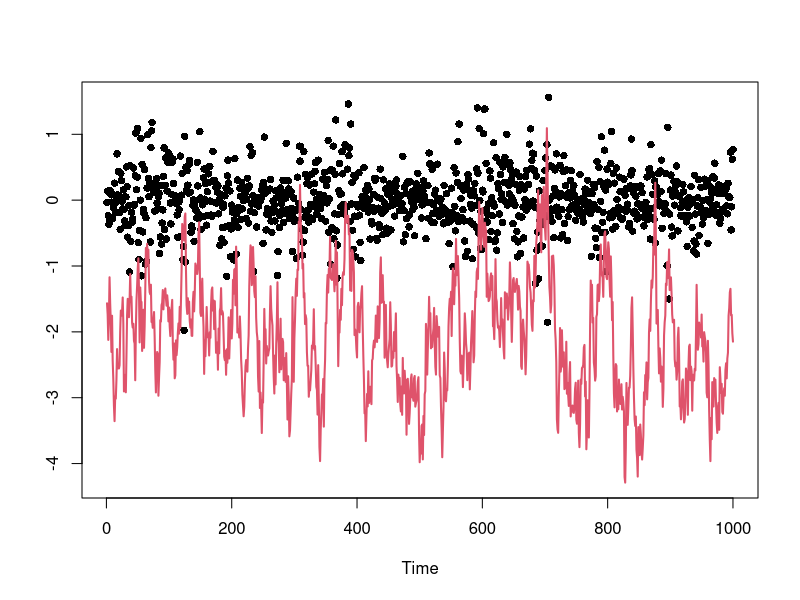
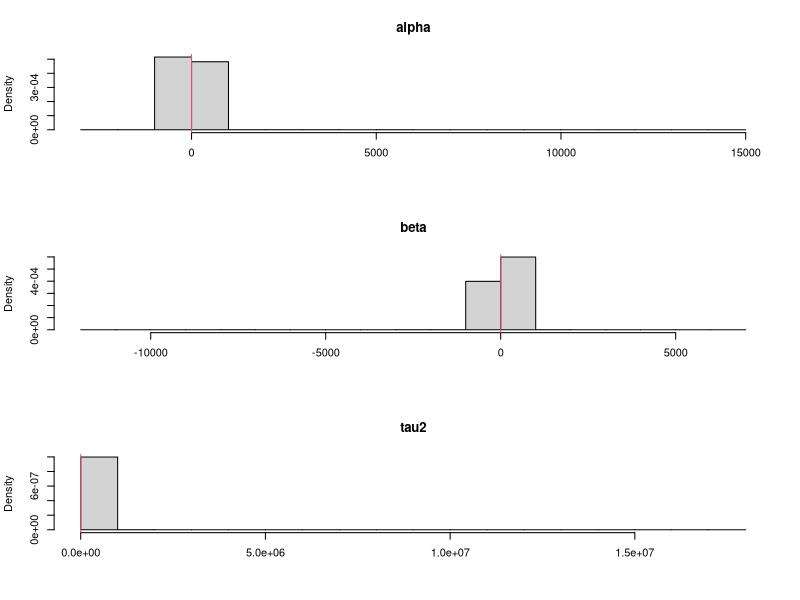

The R script that drew these images, in order: (Note: a time limit stopped this script after it produced the figures.)
svm.pl = function(y,alphas,betas,tau2s,xs){#,b0,B0,c0,d0){
  n      = length(y)
  N      = length(xs)
  nmix   = 7  
  mu     = matrix(c(-11.40039,-5.24321,-9.83726,1.50746,-0.65098,0.52478,-2.35859),
                  N,nmix,byrow=TRUE)
  sig2   = matrix(c(5.795960,2.613690,5.179500,0.167350,0.640090,0.340230,1.262610),
                  N,nmix,byrow=TRUE)
  q      = matrix(c(0.007300,0.105560,0.000020,0.043950,0.340010,0.245660,0.257500),
                  N,nmix,byrow=TRUE) 
#   q = c(0.007300,0.105560,0.000020,0.043950,0.340010,0.245660,0.257500)
#   mu = c(-11.40039,-5.24321,-9.83726,1.50746,-0.65098,0.52478,-2.35859)
#   sig2 = c(5.795960,2.613690,5.179500,0.167350,0.640090,0.340230,1.262610)
  quants = array(0,c(n,4,3))
  z      = log(y^2)
  s      = matrix(0,N,7)
  s[,1]  = 1.0/B0[1]
  s[,2]  = 0.0
  s[,3]  = 1.0/B0[2]
  s[,4]  = b0[1]/B0[1]
  s[,5]  = b0[2]/B0[2]
  s[,6]  = c0
  s[,7]  = d0
  num1   = rep(b0[1],N)
  num2   = rep(b0[2],N)
  for (t in 1:n){
    #print(t)
    mus    = matrix(alphas+betas*xs,N,nmix)
#     print(mus[1,])
#     scan(n=1)
    probs  = q*dnorm(z[t],mus+mu,sqrt(sig2+tau2s))
    weight = apply(probs,1,sum)
    k      = sample(1:N,size=N,replace=TRUE,prob=weight)
#     print(probs[1,])
#     scan(n=1)
    
    xs1    = xs[k]
    probs  = probs[k,]
    mus    = mus[k,]
    alphas = alphas[k]
    betas  = betas[k]
    tau2s  = tau2s[k]
    so     = s[k,]
    num1o  = num1[k]
    num2o  = num2[k]	  
    tau2ss = matrix(tau2s,N,nmix)
    vars   = 1/(1/sig2+1/tau2ss)
    sds    = sqrt(vars)
    means  = vars*((z[t]-mu)/sig2 + mus/tau2ss)
    for (i in 1:N){
      comp  = sample(1:nmix,size=1,prob=probs[i,])
      xs[i] = rnorm(1,means[i,comp],sds[i,comp])
    }
    s[,1]  = so[,1] + 1
    s[,2]  = so[,2] + xs1
    s[,3]  = so[,3] + xs1^2
    s[,4]  = so[,4] + xs
    s[,5]  = so[,5] + xs*xs1
    s[,6]  = so[,6] + 1/2
    m      = s[,1]*s[,3]-s[,2]^2
    num1   = (s[,3]*s[,4]-s[,2]*s[,5])/m
    num2   = (s[,1]*s[,5]-s[,2]*s[,4])/m
    s[,7]  = so[,7] + (xs-num1-num2*xs1)*xs/2 + ((num1o-num1)*so[,4]+(num2o-num2)*so[,5])/2
    tau2s  = 1/rgamma(N,s[,6],s[,7])
    std    = sqrt(tau2s/m)
    norm   = cbind(rnorm(N,0,std),rnorm(N,0,std))
    alphas = num1 + sqrt(s[,3])*norm[,1]
    betas  = num2 - s[,2]/sqrt(s[,3])*norm[,1]+sqrt(s[,1]-s[,2]^2/s[,3])*norm[,2]   
    quants[t,1,] = quantile(alphas,c(0.05,0.5,0.95))
    quants[t,2,] = quantile(betas,c(0.05,0.5,0.95))
    quants[t,3,] = quantile(tau2s,c(0.05,0.5,0.95))
    quants[t,4,] = quantile(exp(xs/2),c(0.05,0.5,0.95))
  }
  return(quants)
}
PL = function(y,alphas,betas,tau2s,xs){
  n      = length(y)
  N      = length(xs)
  quants = array(0,c(n,4,3))
  
  
  
  
  s      = matrix(0,N,7)
  
  
  s[,1] = 1/B0[1]
  s[,2] = 0
  s[,3] = 1/B0[2]
  s[,4] = s[,1]*b0[1]# + s[,2]*b0[2]
  s[,5] = s[,3]*b0[2]# + s[,2]*b0[1]
  s[,6] = c0
  s[,7] = d0
  m      = s[,1]*s[,3]-s[,2]^2
  b1   = (s[,3]*s[,4]-s[,2]*s[,5])/m
  b2   = (s[,1]*s[,5]-s[,2]*s[,4])/m
  
  
  for (t in 1:n){
    # Resampling
    mus    = alphas+betas*xs
    stdevs = exp(mus/2)
    weight = dnorm(y[t],0,stdevs)
    k      = sample(1:N,size=N,replace=T,prob=weight)
    alphas = alphas[k]
    betas  = betas[k]
    tau2s  = tau2s[k]
    
    mus    = mus[k]
    xs1    = xs[k]
    sig2s = exp(xs1)
    # Propagating
    vars   = 1/(1/sig2s+1/tau2s)
    sds    = sqrt(vars)
    means  = vars*(mus/tau2s + y[t]/sig2s)
#     xs     = rnorm(N,means,sds)
    xs     = mus + rnorm(N,0,sqrt(tau2s))
    so     = s[k,]
    b1o  = b1[k]
    b2o  = b2[k]    
    # Updating sufficient stats
    s[,1]  = so[,1] + 1
    s[,2]  = so[,2] + xs1
    s[,3]  = so[,3] + xs1^2
    s[,4]  = so[,4] + xs
    s[,5]  = so[,5] + xs*xs1
    s[,6]  = so[,6] + 1
    
    # determinant of Binv matrix
    m      = s[,1]*s[,3]-s[,2]^2 
    
    # b_{t} =  inv(Binv_{t}) x (Binv_{t-1} * b_{t-1}) 
    b1   = (s[,3]*s[,4]-s[,2]*s[,5])/m  
    b2   = (s[,1]*s[,5]-s[,2]*s[,4])/m
    
    s[,7]  = so[,7] + (xs-b1-b2*xs1)*xs + (b1o-b1)*so[,4]+(b2o-b2)*so[,5]
    
#     F.new = rbind(1,xs1[2])
#     C.old = diag(B0,2)
#     Q = 1
#     D1 = t(F.new) %*% C.old%*% F.new + Q 
#     
#     
#     #       C0 = diag(B0,2)
#     #       print( C0 %*%F.new[,j]  %*% solve(D1) %*% (xs[1]-t(F.new[,j])%*%b0))
#     CF = C.old %*% F.new
#     
#     D.new = t(F.new)  %*% CF +Q
#     D.inv = solve(D.new)
#     #       print(D.inv)
#     
#     m.old = b0
#     #       print(D.new)
#     #       print(CF %*% D.inv %*% (xs[j]-t(F.new[,j]) %*% m.old[j,]))
#     #       m.old = m.old + CF %*% D.inv %*% (xs[1]-t(F.new) %*% m.old)
#     print(D.inv %*% (xs[1]-t(F.new) %*% m.old))
#     C.old = C.old - CF %*% D.inv  %*% t(F.new) %*% C.old
#     d0 = d0 + t(xs[2]-t(F.new)%*% m.old)%*% D.inv %*% (xs[2]-t(F.new) %*% m.old)
#     m.old = m.old + CF %*% D.inv %*% (xs[2]-t(F.new) %*% m.old)
# 
#     print(d0)
#     print(s[2,7])
#     scan(n=1)
#     
    
    tau2s  = 1/rgamma(N,s[,6]/2,s[,7]/2)
    std    = sqrt(tau2s/m)
    norm   = cbind(rnorm(N,0,std),rnorm(N,0,std))
    
    # cholesky decomposition of B, thus inv(Binv)
    alphas = b1 + sqrt(s[,3])*norm[,1]
    betas  = b2 - s[,2]/sqrt(s[,3])*norm[,1]+sqrt(s[,1]-s[,2]^2/s[,3])*norm[,2]  
    # Storing quantiles
    quants[t,1,] = quantile(alphas,c(0.025,0.5,0.975))
    quants[t,2,] = quantile(betas,c(0.025,0.5,0.975))
    quants[t,3,] = quantile(tau2s,c(0.025,0.5,0.975))  
    quants[t,4,] = quantile(exp(xs/2),c(0.025,0.5,0.975))  
    
  }
  return(quants)
}

# Simulated data
# set.seed(98765)
n     =  1000
alpha =  -.2
beta  =  0.9
tau2  =  .15
sig2  =  1.0
tau   = sqrt(tau2)
x     = rep(alpha/(1-beta),n+1)
true  = c(alpha,beta,tau2,sig2)
names = c("alpha","beta","tau2","y")
for (t in 2:(n+1))
  x[t] = alpha+beta*x[t-1]+tau*rnorm(1)
x = x[2:(n+1)]
y = rnorm(n,0,exp(x/2))

par(mfrow=c(1,1))
plot(y,ylim=range(x,y),xlab="Time",ylab="",main="",pch=16)
lines(x,col=2,lwd=2)
# data = read.csv('weeklyoilprice.csv')
# prices = data[,2]
# n = length(prices)
# returns = diff(prices)/prices[1:(n-1)]
# logreturns = log(prices[2:n]/prices[1:(n-1)])
# n = length(returns)
# y = returns*100+rnorm(n,0,0.00001)

# Prior hyperparameters
# ---------------------
m0    = 0.0


C0 = 10
c0    = 1
d0    = 1
tau20 = tau2
b0    = c(alpha,beta)
B0    = c(1,1)/tau20
sC0   = sqrt(C0)
sB0   = sqrt(B0)

# ONE LONG PL FILTER
# ------------------
# set.seed(246521)
N      = 10000
xs     = rnorm(N,m0,sC0)
tau2s  = 1/rgamma(N,c0/2,d0/2)
taus   = sqrt(tau2s)
alphas = rnorm(N,b0[1],taus*sB0[1])
betas  = rnorm(N,b0[2],taus*sB0[2])

pars   = cbind(alphas,betas,tau2s)
par(mfrow=c(3,1))
for (i in 1:3){
  hist(pars[,i],prob=TRUE,xlab="",main=names[i])
  abline(v=true[i],col=2)
}
print(date())
# plm    = PL(y,alphas,betas,tau2s,xs)
plm    = svm.pl(y,alphas,betas,tau2s,xs)
print(date())
cols = c(grey(0.5),1,grey(0.5))
ind  = 10:n
n1   = length(ind)
par(mfrow=c(2,2))
for (i in 1:4){
  ts.plot(plm[ind,i,],xlab="",ylab="",main=names[i],col=cols,ylim=range(plm[ind,i,]))
  abline(h=true[i],lty=2)
}
# par(mfrow=c(1,1))
# ts.plot(cbind(2*plm[,4,2],-2*plm[,4,2]))
# lines(returns*100,col='red')


# Particle filters
# ----------------
# set.seed(246521)
N    = 1000
nsim = 100
a    = 0.95
qs   = array(0,c(nsim,n,4,3))
# print(date())
# for (s in 1:nsim){
#   print(s)
#   xs         = rnorm(N,m0,sC0)
#   tau2s      = 1/rgamma(N,c0/2,d0/2)
#   taus       = sqrt(tau2s)
#   alphas     = rnorm(N,b0[1],taus*sB0[1])
#   betas      = rnorm(N,b0[2],taus*sB0[2])
# #   qs[1,s,,,] = LW(y,alphas,betas,tau2s,sig2s,xs,a)
# #   qs[2,s,,,] = Storvik(y,alphas,betas,tau2s,sig2s,xs)
#   qs[s,,,] = PL(y,alphas,betas,tau2s,xs) 
# 
# }
print(date())
library(foreach)
library(doParallel)
registerDoParallel()
print(date())
qs1 = foreach(s=1:nsim) %dopar%{
  
  xs         = rnorm(N,m0,sC0)
  tau2s      = 1/rgamma(N,c0/2,d0/2)
  taus       = sqrt(tau2s)
  alphas     = rnorm(N,b0[1],taus*sB0[1])
  betas      = rnorm(N,b0[2],taus*sB0[2])
  
  PL(y,alphas,betas,tau2s,xs) 
}
for(s in 1:nsim)  
  qs[s,,,] = qs1[[s]]


print(date())



cols = c(grey(0.5),1,grey(0.5))
ind  = 10:n
n1   = length(ind)
par(mfrow=c(2,2))
for (i in 1:4){
  ts.plot(qs[50,,i,],xlab="",ylab="",main=names[i],col=cols,ylim=range(plm[ind,i,]))
  abline(h=true[i],lty=2)
}


# Mean square error
quants = c("2.5th","50th","97.5th")
filter = "PL"
mse    = array(0,c(n1,4,3))
  for (k in 1:4) 
    for (i in 1:nsim) 
      mse[,k,]=mse[,k,]+(qs[i,ind,k,]-plm[ind,k,])^2
sq.mse = sqrt(mse/nsim)  


cols = c(grey(0.75),grey(0.5),grey(0.75))
#cols = c(3,2,5)
par(mfrow=c(1,1))
for (k in 1:3){
  L = min(qs[,ind,k,])
  U = max(qs[,ind,k,])

    plot(qs[1,,k,1],ylab=names[k],xlab="Time",main=filter,ylim=c(L,U),type="l",col=cols[1])
    for (i in c(1,3,2)) for (j in 1:nsim) lines(qs[j,,k,i],col=cols[i])
    for (i in c(1,3,2)) lines(plm[,k,i],lwd=1,col=1)  
  
}  

# 
# 
# cols = c(grey(0.3),gray(0.5),grey(0.7))
# U    = c(0.275,0.175,0.45,1.25)
# par(mfrow=c(2,2))
# for (i in 1:3){
#   boxplot(sq.mse[,i,1],
#           sq.mse[,i,2],
#           sq.mse[,i,3],
#           outline=FALSE,ylab="Root MSE",xlab="Percentile",axes=FALSE,col=cols,ylim=c(0,U[i]))
#   axis(2);axis(1,at=c(2,5,8),lab=quants);box()
#   abline(v=3.5)
#   abline(v=6.5)
#   title(names[i])
# }
#legend(0.5,1.2,legend=filters,col=cols,cex=1.25,lwd=c(4,4,4),lty=c(1,1,1),bty="n")







################ ETC
# 
# for (j in 1:N){
#   D1 = F.new[,j] %*% C.old[j,,]%*% F.new[,j] + Q 
#   
#   print(D1)
#   #       C0 = diag(B0,2)
#   #       print( C0 %*%F.new[,j]  %*% solve(D1) %*% (xs[1]-t(F.new[,j])%*%b0))
#   CF = C.old[j,,] %*% F.new[,j]
#   
#   D.new = t(F.new[,j])  %*% CF +Q
#   D.inv = solve(D.new)
#   print(D.new)
#   print(CF %*% D.inv %*% (xs[j]-t(F.new[,j]) %*% m.old[j,]))
#   m.old[j,] = m.old[j,] + CF %*% D.inv %*% (xs[j]-t(F.new[,j]) %*% m.old[j,])
#   C.old[j,,] = C.old[j,,] - CF %*% D.inv  %*% t(F.new[,j]) %*% C.old[j,,]
#   print(m.old[1,])
#   print(b1[1])
#   print(b2[1])
#   scan(n=1)
# }
